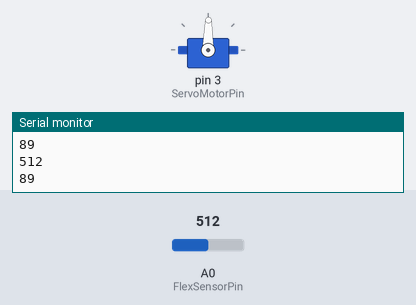
This sketch was run on a simulated Arduino Uno, built with avr-gcc and run on an emulated ATmega328P. Shown: servo, the last lines printed to the serial monitor. The inputs (shaded band) are chosen by the test bench; at power-on: A0 (FlexSensorPin) = 512.

Above: at 1.2 s.
1.3 s: A0 (FlexSensorPin) set to 659
At 1.6 s:
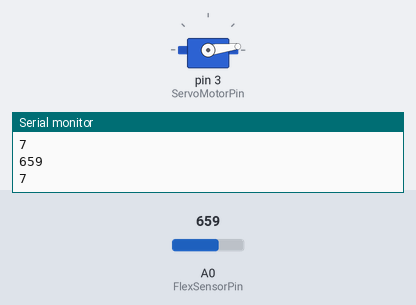
2.8 s: A0 (FlexSensorPin) set to 682
Timing chart, 0 to 5.8 s (numbered marks = the images above; inputs shaded):
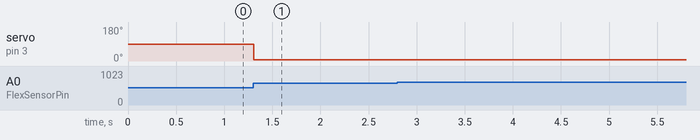

Measured:
- after the input at 1.3 s, servo on pin 3 (ServoMotorPin): 89° → 7° at once

The sketch:

control_servo.ino
```cpp
#include <Servo.h>

Servo servo; //Servo 라이브러리 호출 별명 변경

int FlexSensorPin = A0; //flex sensor pin 변수 생성
int ServoMotorPin = 3 ; // servo motor pin 변수 생성
//long FlexSensorValue; // flex sensor 값 변수 생성

void setup() {
  Serial.begin(9600);
  servo.attach(ServoMotorPin);
  servo.write(0); // 전원 연결(시작)시 모터 각도 0
}

void loop() {
  long FlexSensorValue = analogRead(FlexSensorPin);
  long MapValue= map(FlexSensorValue, 350,670,180,0);
  Serial.println(FlexSensorValue);
  Serial.println(MapValue);
  if (MapValue >= 0 && MapValue <=180){
    servo.write(MapValue);
  }
  else{
    Serial.println("이상치");
  }
  delay(100);
}
```
